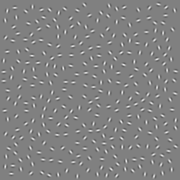
#> input picture aleph/010.png, 180 x 180 px
$ python aleph.py   (Python 2 division)
#> lines starting #> are read from the running program, lines starting #| are printed output that depends on the picture
import sys
import numpy as np
import scipy.ndimage
import matplotlib.pyplot as plt
import matplotlib as mpl
from PIL import Image


def gen_gabor(theta=0, gamma=1, sigma=2, lam=5.6,k=10):
    # Mutch and Lowe, 2006
    theta -= np.pi/2
    x,y = np.meshgrid(np.arange(-k,k),np.arange(-k,k))
    X = x*np.cos(theta) - y*np.sin(theta)
    Y = x*np.sin(theta) + y*np.cos(theta)
    g = np.exp( - (X**2 + (gamma*Y)**2) / (2*sigma**2) ) * np.cos( 2*np.pi*X/lam )

    g -= np.mean(g)  # mean 0
    g /= np.sum(g**2) # energy 1
    return g


def ernst(
    shape=(40,40),
    beta = 0, # orientation
    r0 = 11.6/4,
    sigma_a = .27,  # tolerance to co-circularity; chosen to be optimal from doi:10.1371/journal.pcbi.1002520.g006
    sigma_b = .47,  # curvature; chosen to be optimal from doi:10.1371/journal.pcbi.1002520.g007 assuming a typo in reporting .57
    ):

    x,y=np.meshgrid(np.arange(-shape[0]/2,shape[0]/2),np.arange(-shape[1]/2,shape[1]/2))
#            x, y, beta = ej-ei  # angle between the two elements
    r = np.sqrt(x**2+y**2)
    alpha = np.arctan2(y,x) # angle of a line connecting the two centers

    Ad = np.exp(-r/r0)
    At = np.cosh( -np.cos(beta/2-alpha)/sigma_a**2 + 4*np.cos(beta/2)/sigma_b**2 )+\
         np.cosh( np.cos(beta/2-alpha)/sigma_a**2 + 4*np.cos(beta/2)/sigma_b**2 )

    A = Ad*At

    return A/np.sum(A)


def probmap(edge_map,assoc_field):
    # here the idea is to take the response to an edge at each position
    # and multiply it by association field probabilities
    # then add the resulting posteriors (across positions)
    # and move particles to the highest probability regions
    # Convolution does this trick albeit maybe it's not trivial too see that

    prob_map = scipy.ndimage.convolve(edge_map,assoc_field)# /\
        #scipy.ndimage.correlate(edge_map**2,np.ones(assoc_field.shape))

    return prob_map


im = Image.open('010.png').convert('L')
stim = np.asarray(im)*1.
oris = np.pi/18*np.arange(18)
thres = .002
grid_size = 10

mean = stim
for t in range(5): # loop over time
    print t,
    edge_map = np.zeros((len(oris),)+mean.shape)
    for oi,ori in enumerate(oris):
        gabor = gen_gabor(theta=ori)
        norm = scipy.ndimage.correlate(mean**2,np.ones(gabor.shape))
        edges = scipy.ndimage.correlate(mean,gabor)/np.sqrt(norm)
        edges[edges<thres] = 0
        assoc_field = ernst(beta=-2*ori)
        edges = probmap(edges,assoc_field)
        edge_map[oi] = edges
    mean = np.max(edge_map,0)
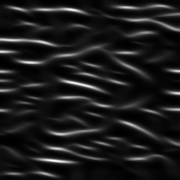
#> edges: shape (180, 180) float64; min 0.000152, max 0.0723, mean 0.00792; drawn with min black and max white
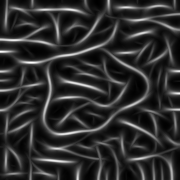
#> mean: shape (180, 180) float64; min 0.00131, max 0.0766, mean 0.0152; drawn with min black and max white
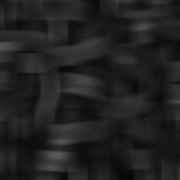
#> norm: shape (180, 180) float64; min 0.0258, max 0.362, mean 0.131

plt.imshow(mean,cmap=mpl.cm.gray)
plt.axis('off')
plt.show()
#plt.savefig('metalo_laidai.jpg', dpi=300, format='jpg',
#    bbox_inches='tight', pad_inches=0)


## NOT SURE WHY THIS IS HERE
mean = stim
for t in range(1): # loop over time
    print t,
    edge_map = np.zeros((len(oris),)+mean.shape)
    for oi,ori in enumerate(oris):
        gabor = gen_gabor(theta=ori, sigma=4,lam=11.2)
        norm = scipy.ndimage.correlate(mean**2,np.ones(gabor.shape))
        edges = scipy.ndimage.correlate(mean,gabor)/np.sqrt(norm)
        edges[edges<thres] = 0
        assoc_field = ernst(beta=-2*ori)
        edges = probmap(edges,assoc_field)
        edge_map[oi] = edges
    mean = np.max(edge_map,0)
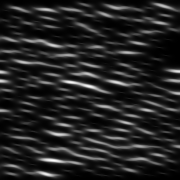
#> edges: shape (180, 180) float64; min 1.68e-06, max 0.00338, mean 0.00047; drawn with min black and max white
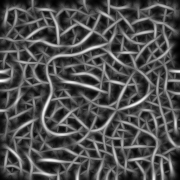
#> mean: shape (180, 180) float64; min 0.000116, max 0.00359, mean 0.00118; drawn with min black and max white
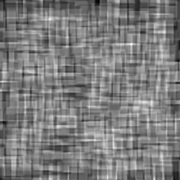
#> norm: shape (180, 180) float64; min 6500782, max 7264399, mean 6876867.6; drawn with min black and max white

plt.imshow(mean,cmap=mpl.cm.gray)
plt.show()
